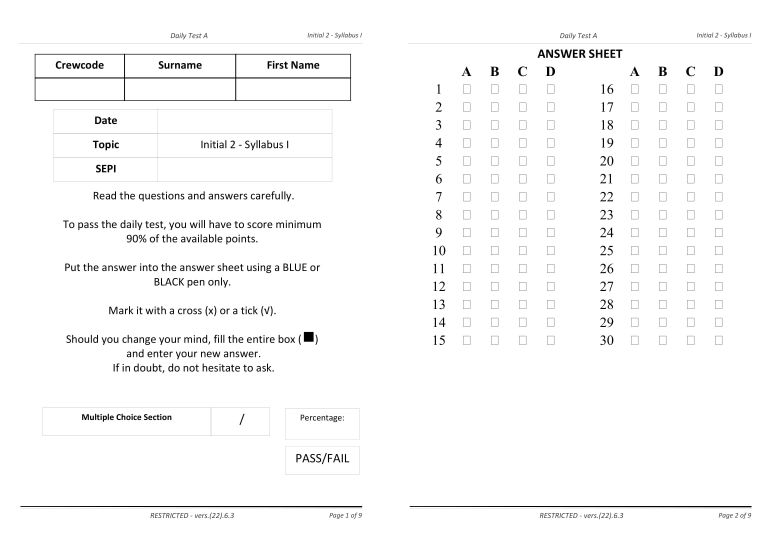
#> input picture images/corrections/Initial 2 - A-1.jpg, 2337 x 1653 px (shown at 1/3 size)
$ python find_checkboxes.py
#> lines starting #> are read from the running program, lines starting #| are printed output that depends on the picture; after the words box and inside, x2 and y2 are one past the last pixel; in counts of white or black regions, pixels touching at a corner belong together
import cv2
import matplotlib.pyplot as plt
import numpy as np
import math
import pandas as pd
import gcsfs


def count_edges_of_contour(c):
    peri = cv2.arcLength(c, True)
    approx = cv2.approxPolyDP(c, 0.02 * peri, True)
    return len(approx)


def ResizeWithAspectRatio(image, width=None, height=None, inter=cv2.INTER_AREA):
    dim = None
    (h, w) = image.shape[:2]

    if width is None and height is None:
        return image
    if width is None:
        r = height / float(h)
        dim = (int(w * r), height)
    else:
        r = width / float(w)
        dim = (width, int(h * r))

    return cv2.resize(image, dim, interpolation=inter)

def show_image(img, colorspace=cv2.COLOR_GRAY2RGB):
    resize = ResizeWithAspectRatio(img, width=1280)
    cv2.imshow('image', resize)
    cv2.waitKey(0)


def imread_wrapper(uri):
#> called with uri = 'images/corrections/Initial 2 - A-1.jpg'
    if uri.startswith("gs://"):
        with gcsfs.GCSFileSystem().open(uri, "rb") as f:
            arr = np.asarray(bytearray(f.read()), dtype="uint8")
            img = cv2.imdecode(arr, cv2.IMREAD_COLOR)
            return img
    else:  # Assume local file
        return cv2.imread(uri, cv2.IMREAD_COLOR)
#> returned value is the input picture: shape (1653, 2337, 3); min 0, max 255, mean 249.5


img = imread_wrapper("images/corrections/Initial 2 - A-1.jpg")#"gs://fuzzylabs-jupyter-delicacies/form_segment.png")
show_image(img, colorspace=cv2.COLOR_BGR2RGB)


# Image preparation
#
# Three methods of preprocessing are investigated:
#
#     Thresholding (with Otsu's method to determine an optimal threshold)
#     Opening on the thresholded image. Modifiable parameter: KERNEL_LENGTH
#     Canny edge detector. Modifiable parameter: CANNY_KERNEL_SIZE

# Image thresholding
_, img_bin = cv2.threshold(cv2.cvtColor(img, cv2.COLOR_BGR2GRAY), 0, 255, cv2.THRESH_BINARY | cv2.THRESH_OTSU)
#> img_bin: shape (1653, 2337); 97.8% white; 846 black regions (174 under 20 px), largest, box (x1, y1, x2, y2) and area: (104, 161, 1053, 303) 8003, (61, 1518, 1087, 1522) 3500, (1229, 1518, 2255, 1522) 3500
img_bin = 255 - img_bin
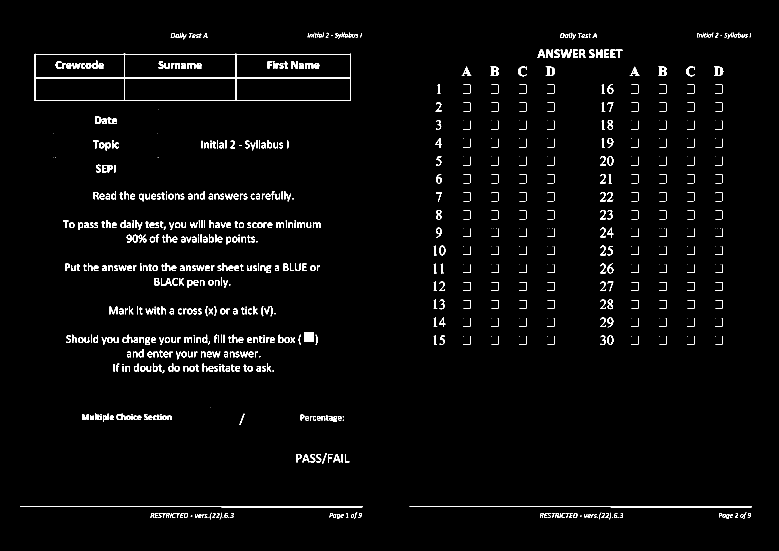
#> img_bin: shape (1653, 2337) (shown at 1/3 size); 2.2% white; 846 white regions (174 under 20 px), largest, box (x1, y1, x2, y2) and area: (104, 161, 1053, 303) 8003, (61, 1518, 1087, 1522) 3500, (1229, 1518, 2255, 1522) 3500
print("Thresholded image")
show_image(img_bin)

# Opening with vertical kernel
KERNEL_LENGTH = 15
vertical_kernel = cv2.getStructuringElement(cv2.MORPH_RECT, (1,KERNEL_LENGTH))
vertical = cv2.morphologyEx(img_bin, cv2.MORPH_OPEN, vertical_kernel, iterations=1)
#> vertical: shape (1653, 2337); 0.71% white; 545 white regions (65 under 20 px), largest, box (x1, y1, x2, y2) and area: (912, 996, 941, 1025) 841, (372, 161, 375, 303) 426, (706, 161, 709, 303) 426
print("Vertical opened image")
show_image(vertical)

# Opening with horizontal kernel
horizontal_kernel = cv2.getStructuringElement(cv2.MORPH_RECT, (KERNEL_LENGTH,1))
horizontal = cv2.morphologyEx(img_bin, cv2.MORPH_OPEN, horizontal_kernel, iterations=1)
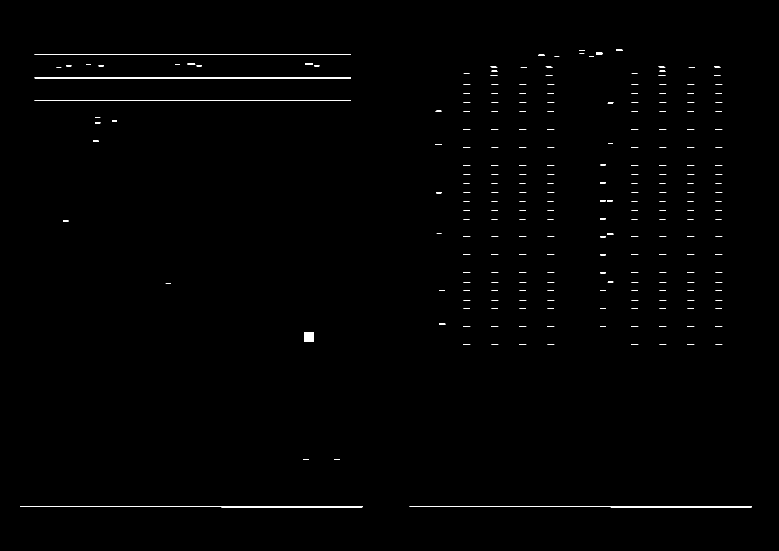
#> horizontal: shape (1653, 2337) (shown at 1/3 size); 0.53% white; 241 white regions (36 under 20 px), largest, box (x1, y1, x2, y2) and area: (61, 1518, 1087, 1522) 3500, (1229, 1518, 2255, 1522) 3500, (104, 232, 1053, 235) 2847
print("Horizontal opened image")
show_image(horizontal)

# Combining openings
img_opened = cv2.addWeighted(vertical, 0.5, horizontal, 0.5, 0.0)
_, img_opened = cv2.threshold(img_opened, 0, 255, cv2.THRESH_BINARY)
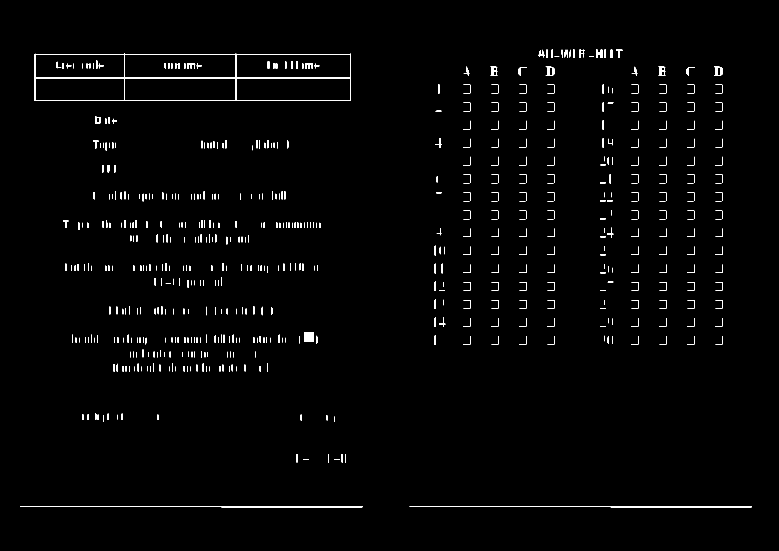
#> img_opened: shape (1653, 2337) (shown at 1/3 size); 1.2% white; 574 white regions (86 under 20 px), largest, box (x1, y1, x2, y2) and area: (104, 161, 1053, 303) 7992, (61, 1518, 1087, 1522) 3500, (1229, 1518, 2255, 1522) 3500
print("Combined opened image")
show_image(img_opened)

#
CANNY_KERNEL_SIZE = 100
print("Canny edge detection")
img_canny = cv2.Canny(img, CANNY_KERNEL_SIZE, CANNY_KERNEL_SIZE)
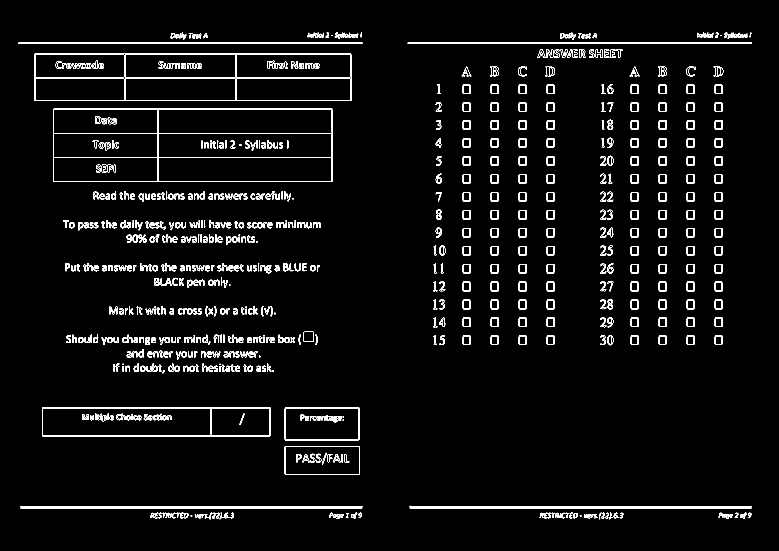
#> img_canny: shape (1653, 2337) (shown at 1/3 size); 2.5% white in thin lines or dots, all inside (x1, y1, x2, y2) = (55, 98, 2256, 1558)
show_image(img_canny, cv2.COLOR_BGR2RGB)
#> in ResizeWithAspectRatio (call 6), `return cv2.resize(image, dim, interpolation=inter)`:
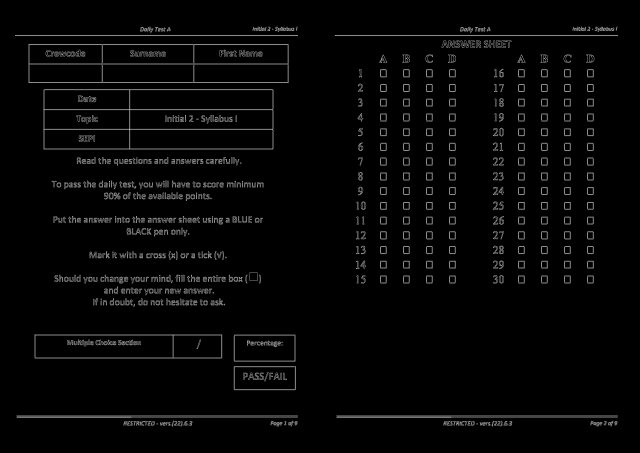
#> returned value: shape (905, 1280) (shown at 1/2 size); min 0, max 242, mean 6.5

# Contours

def draw_contours(contours):
    show_image(cv2.drawContours(img.copy(), contours, -1, (0, 255, 0), 1), cv2.COLOR_BGR2RGB)

def get_contours(img_bin):
    contours, hierarchy = cv2.findContours(img_bin, cv2.RETR_EXTERNAL, cv2.CHAIN_APPROX_SIMPLE)
#> contours = 821 contours, 342 with area under 20; largest, box (x1, y1, x2, y2) and area: (104, 161, 1053, 303) 132730, (1229, 1518, 2255, 1522) 2472, (61, 1518, 1087, 1522) 2472, (912, 996, 941, 1025) 784, (2142, 200, 2170, 228) 570
    draw_contours(contours)
#> in ResizeWithAspectRatio (call 7), `return cv2.resize(image, dim, interpolation=inter)`:
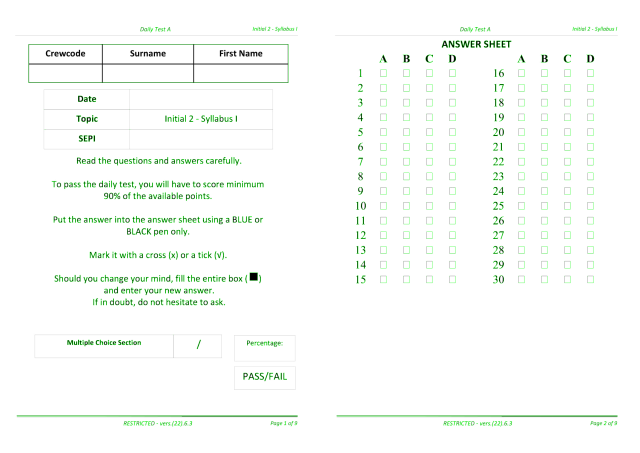
#> returned value: shape (905, 1280, 3) (shown at 1/2 size); mean of channels 0, 1, 2 248.8, 251.8, 248.8; drawn as B, G, R
#> in show_image (call 7), `resize = ResizeWithAspectRatio(img, width=1280)`:
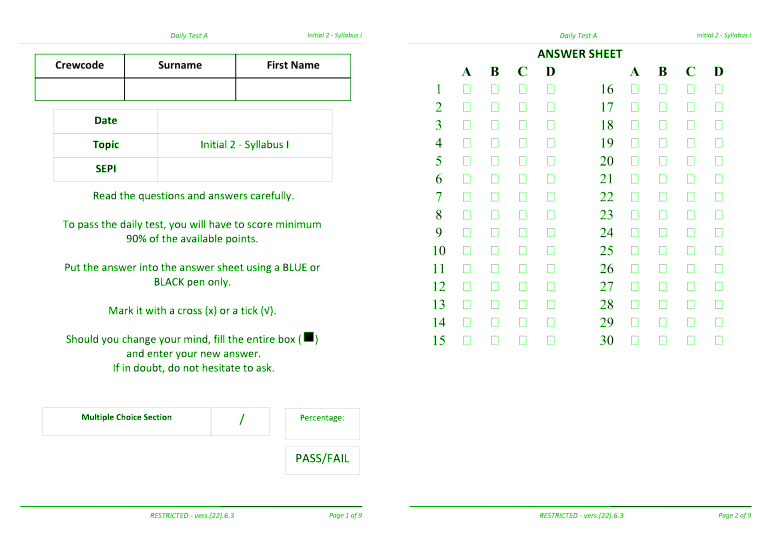
#> img: shape (1653, 2337, 3) (shown at 1/3 size); mean of channels 0, 1, 2 248.8, 251.8, 248.8; drawn as B, G, R
    return contours

print("Thresholded image")
thresholded_contours = get_contours(img_bin)
print("Opened image")
opened_contours = get_contours(img_opened)
print("Canny edge detection")
edged_contours = get_contours(img_canny)

# Contour Filtering
#
# Multiple methods to filter the resulting contours

def are_bounding_dimensions_correct(contour, expected_area=625, tolerance=200, squareness_tolerance=5):
    area = cv2.contourArea(contour)
    x, y, w, h = cv2.boundingRect(contour)
    return abs(area - expected_area) <= tolerance and abs(w - h) <= squareness_tolerance

def is_contour_square(contour, contour_tolerance=0.0015, square_side=25, area_tolerance=200):
    expected_area = square_side * square_side
    area = cv2.contourArea(contour)
    template = np.array([[[0, 0]], [[0, 1]], [[1, 1]], [[1, 0]]], dtype=np.int32)
    return cv2.matchShapes(template, contour, 3, 0.0) <= contour_tolerance and abs(area - expected_area) <= area_tolerance

def is_contour_rectangular(contour, contour_tolerance=1, expected_area=None, area_tolerance=None):
    rect = cv2.boundingRect(contour)
    area = rect[-2] * rect[-1]
    r = cv2.matchShapes(rect, contour, 3, 0.) <= contour_tolerance
    if expected_area is not None:
        return r and abs(area - expected_area) <= area_tolerance
    return r

def filter_contours(contours, func):
    _contours = [x for x in contours if func(x)]
    draw_contours(_contours)
    return _contours

cs = filter_contours(edged_contours, is_contour_rectangular)

# Filter by contour area, parameters: expected_area and tolerance

def is_correct_area(contour, expected_area=625, tolerance=300):
    area = cv2.contourArea(contour)
    return abs(area - expected_area) <= tolerance


# [33 lines of commented-out code are left out]

$ run again, with images/corrections/Corrections Initial-01.jpg copied over images/corrections/Initial 2 - A-1.jpg
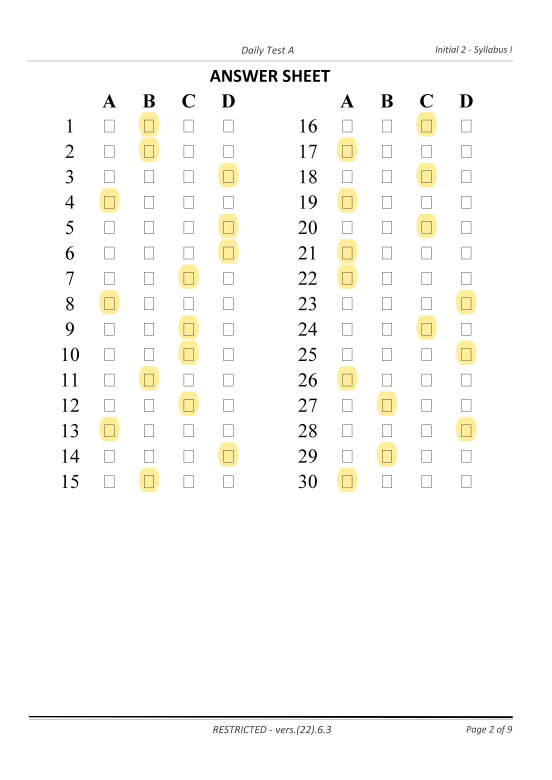
#> input picture images/corrections/Corrections Initial-01.jpg, 1654 x 2339 px (shown at 1/3 size)
#> in imread_wrapper, returned value is the input picture: shape (2339, 1654, 3); mean B, G, R 248.5, 250.9, 251.4
#> vertical: shape (2339, 1654); 0.57% white; 343 white regions (15 under 20 px), largest, box (x1, y1, x2, y2) and area: (670, 283, 680, 322) 390, (434, 283, 443, 322) 351, (1384, 283, 1393, 322) 351
#> horizontal: shape (2339, 1654); 0.57% white; 334 white regions (17 under 20 px), largest, box (x1, y1, x2, y2) and area: (87, 2148, 1538, 2154) 7454, (87, 2157, 1538, 2158) 1451, (963, 210, 990, 216) 162
#> img_canny: shape (2339, 1654); 1.6% white in thin lines or dots, all inside (x1, y1, x2, y2) = (78, 137, 1540, 2205)
#> in ResizeWithAspectRatio (call 6), `return cv2.resize(image, dim, interpolation=inter)`:
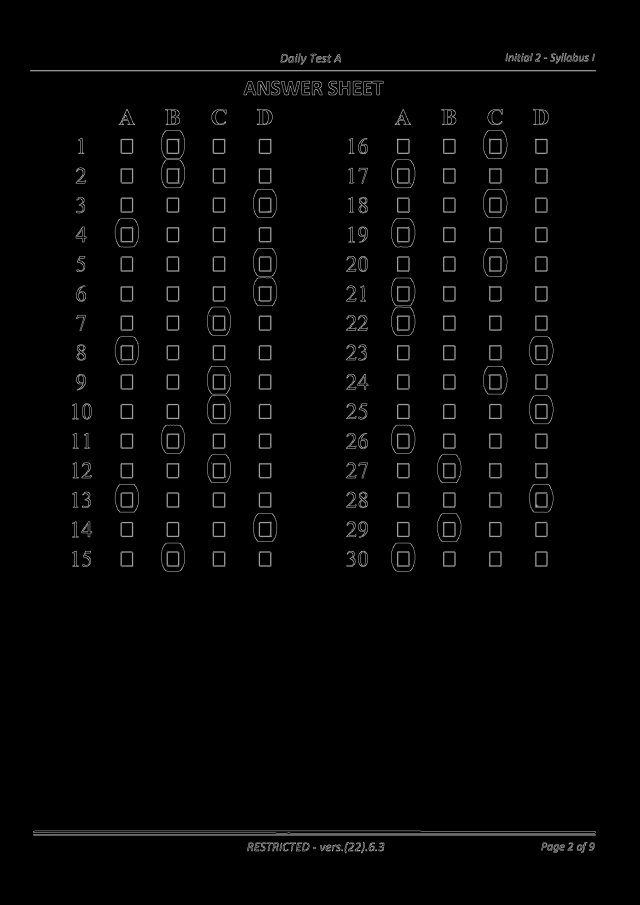
#> returned value: shape (1810, 1280) (shown at 1/2 size); min 0, max 255, mean 4.2
#> contours = 255 contours, 12 with area under 20; largest, box (x1, y1, x2, y2) and area: (87, 2148, 1538, 2154) 6000, (664, 283, 704, 322) 1130, (1378, 283, 1418, 322) 1120, (1027, 740, 1057, 778) 1072, (670, 740, 700, 778) 1072
#> in show_image (call 7), `resize = ResizeWithAspectRatio(img, width=1280)`:
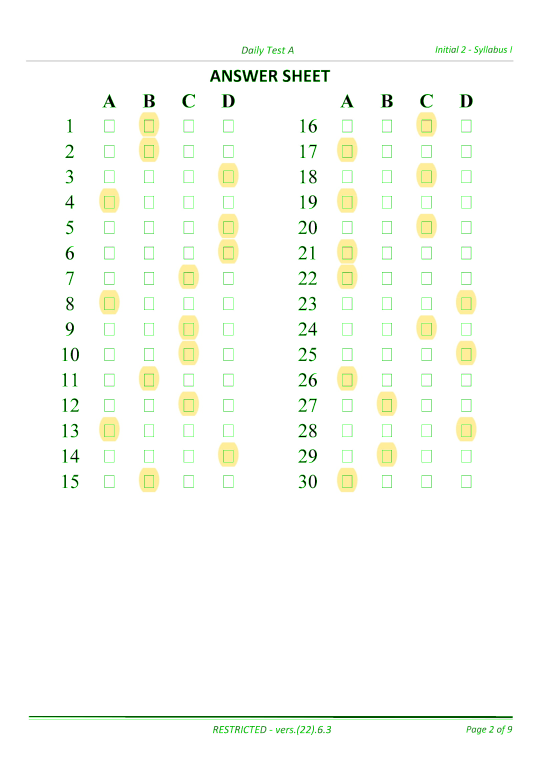
#> img: shape (2339, 1654, 3) (shown at 1/3 size); mean of channels 0, 1, 2 248, 252.6, 250.9; drawn as B, G, R

$ run again, with images/corrections/Corrections Initial-03.jpg copied over images/corrections/Initial 2 - A-1.jpg
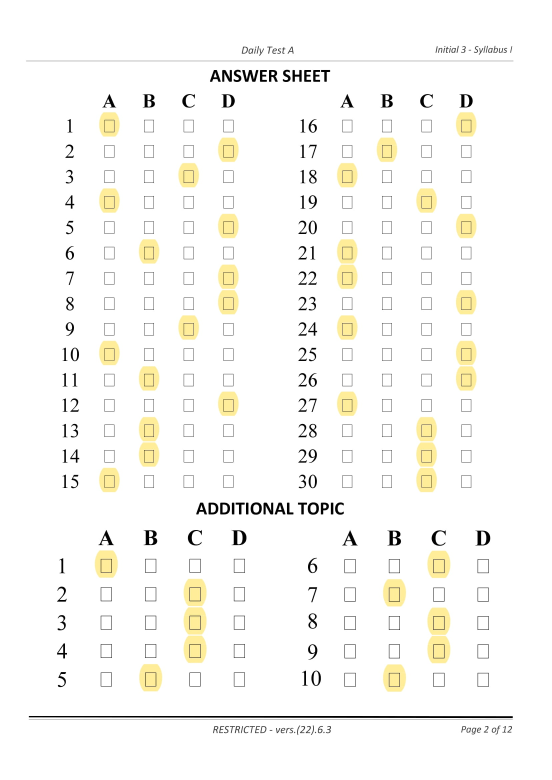
#> input picture images/corrections/Corrections Initial-03.jpg, 1654 x 2339 px (shown at 1/3 size)
#> in imread_wrapper, returned value is the input picture: shape (2339, 1654, 3); mean B, G, R 245.6, 249, 249.7
#> vertical: shape (2339, 1654); 0.97% white; 479 white regions (19 under 20 px), largest, box (x1, y1, x2, y2) and area: (701, 1591, 712, 1635) 484, (437, 1591, 447, 1635) 440, (1169, 1592, 1179, 1636) 440
#> horizontal: shape (2339, 1654); 0.75% white; 464 white regions (23 under 20 px), largest, box (x1, y1, x2, y2) and area: (87, 2148, 1538, 2154) 7454, (87, 2157, 1538, 2158) 1451, (963, 210, 990, 216) 162
#> img_canny: shape (2339, 1654); 2.2% white in thin lines or dots, all inside (x1, y1, x2, y2) = (78, 137, 1540, 2205)
#> in ResizeWithAspectRatio (call 6), `return cv2.resize(image, dim, interpolation=inter)`:
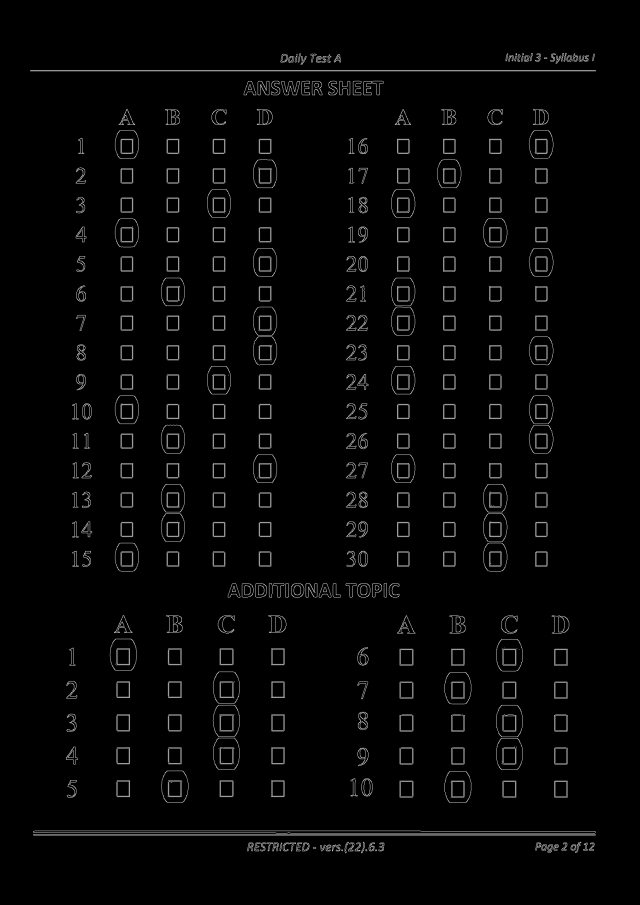
#> returned value: shape (1810, 1280) (shown at 1/2 size); min 0, max 255, mean 5.6
#> contours = 330 contours, 13 with area under 20; largest, box (x1, y1, x2, y2) and area: (87, 2148, 1538, 2154) 6000, (695, 1591, 739, 1635) 1442, (1426, 1592, 1471, 1636) 1422, (435, 1932, 469, 1974) 1352, (302, 1932, 336, 1974) 1352
#> in show_image (call 7), `resize = ResizeWithAspectRatio(img, width=1280)`:
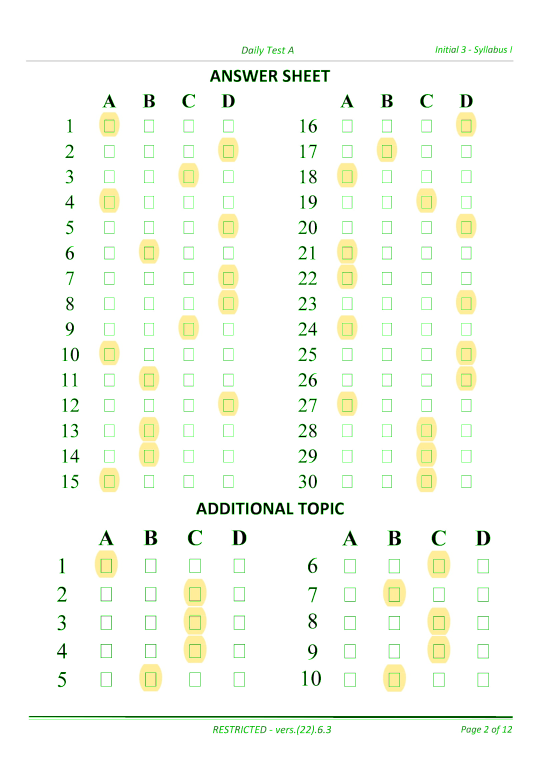
#> img: shape (2339, 1654, 3) (shown at 1/3 size); mean of channels 0, 1, 2 245.1, 251.3, 249.2; drawn as B, G, R
